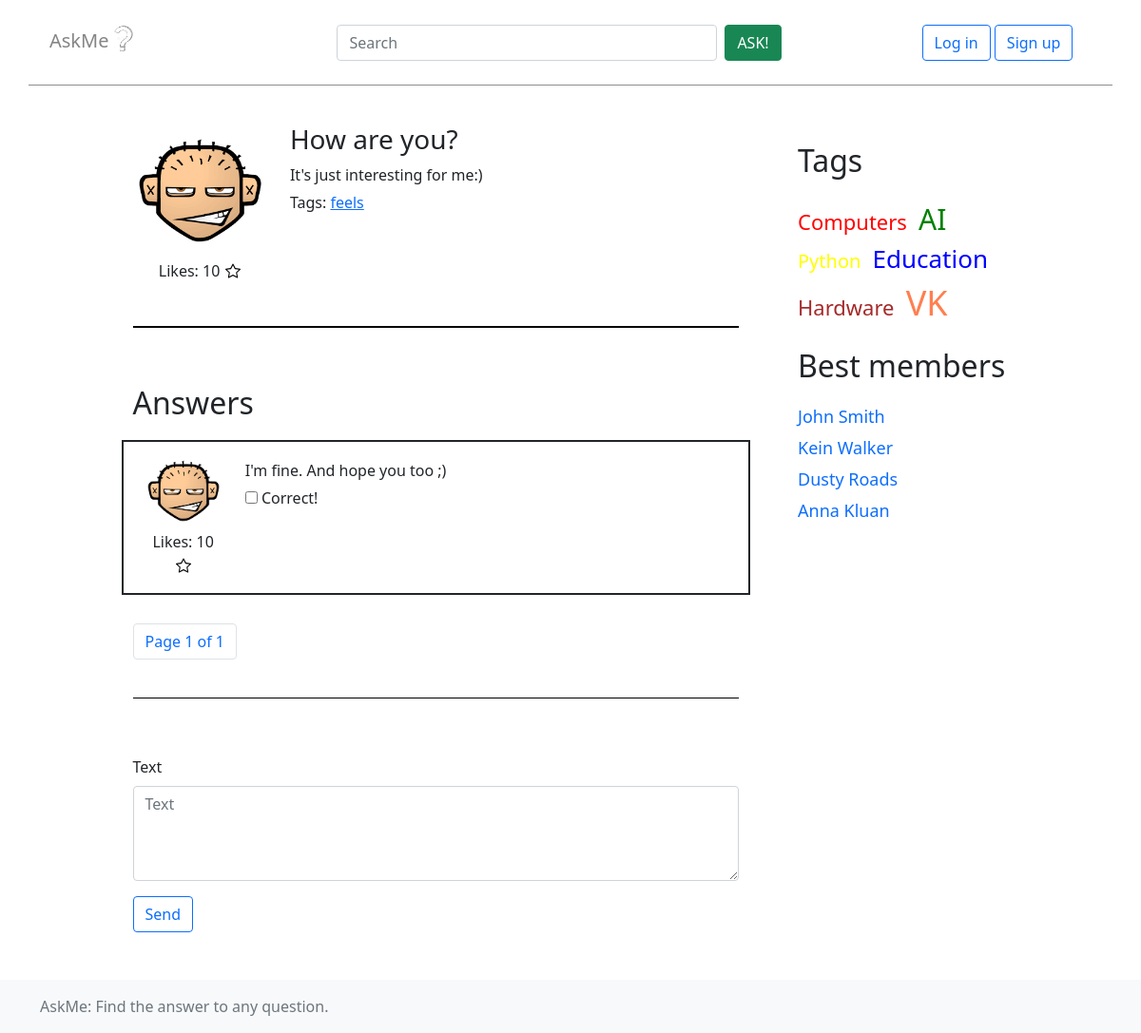
The page /question/20 on the database as committed earlier.
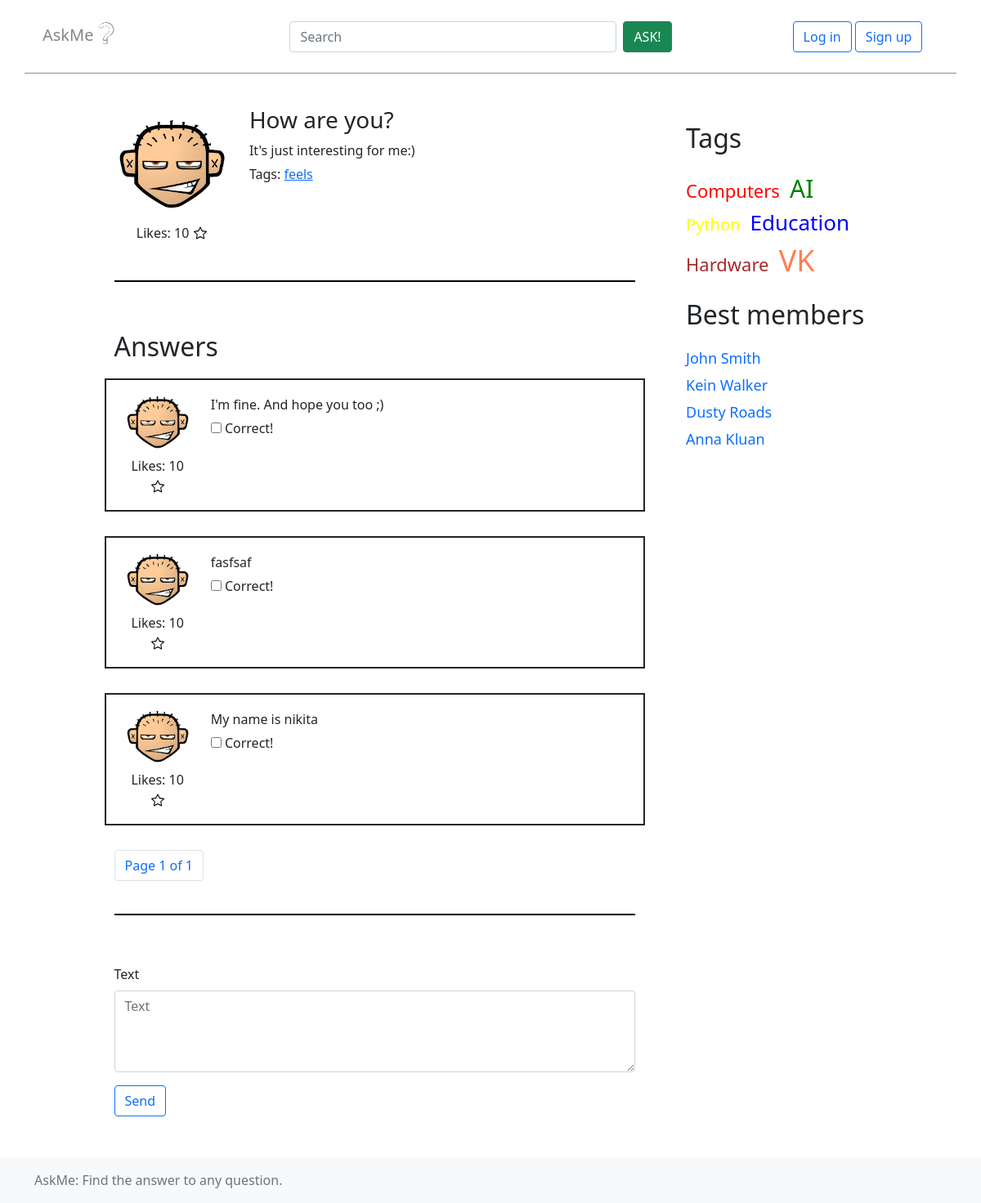
The same page on the database as committed later.
### app/models.py (models this page shows)
class Question(models.Model):
    title = models.CharField(max_length=50)
    text = models.TextField()
    pub_date = models.DateTimeField(auto_now_add=True)
    author = models.ForeignKey(User, null=True, on_delete=models.CASCADE)
    count_answers = models.IntegerField(default=0)
    m = QuestionManager()

class Tag(models.Model):
    name = models.CharField(max_length=50)
    questions = models.ManyToManyField('Question', related_name='tags')

class Answer(models.Model):
    text = models.TextField()
    pub_date = models.DateTimeField(auto_now_add=True)
    question = models.ForeignKey(Question, on_delete=models.CASCADE, related_name='answers', null=True)
    author = models.ForeignKey(User, on_delete=models.CASCADE, related_name='answers')

### app/views.py (the view)
# urls.py: path('question/<int:question_id>', views.question, name='question'),
def question(request, question_id):
    cur_question = Question.m.by_id(question_id)
    answers = cur_question.answers.all()
    pag_answers = paginate(answers, request)
    if request.method == 'GET':
        form = AnswerForm()
    if request.method == 'POST':
        form = AnswerForm(data=request.POST)
        if form.is_valid():
            ans = Answer(text=form.cleaned_data['text'], question=cur_question, author=request.user)
            ans.save()
            return redirect(reverse('question', args=[question_id]))
    return render(request, "question.html", {'question': cur_question, 'answers': pag_answers, 'form': form})

### app/forms.py
class AnswerForm(forms.Form):
    text = forms.CharField(widget=forms.Textarea)

### app/models.py (called while the page is built)
    def by_id(self, req_id):
        return self.get(id=req_id)

### app/views.py (called while the page is built)
def paginate(objects_list, request, per_page=5):
    paginator = Paginator(objects_list, per_page)
    page = request.GET.get('page')
    data = paginator.get_page(page)
    return data

### templates/question.html (shortened to what this page needs)
{% extends "base.html" %}
{% load static %}
{% load bootstrap4 %}
{% block content %}
    <div class="row">
          <div class="col-3">
              <img class="profile_photo" src="../static/img/photo.png" alt="">
              <div class="likes">Likes: 10
                <button class="btn btn-sm set-like">
                  <img src="../static/img/star.svg">
                </button>
              </div>
          </div>
          <div class="col-9">
              <h3>{{question.title}}</h3>
              <p class="question_text">{{question.text}}</p>
              <div>
                    Tags:
                  {% for tag in question.tags.all %}
                    <a href="{% url 'tag' tag.name %}" class="tags">{{ tag.name }}</a>
                  {% endfor %}
              </div>
          </div>
      </div>
      <div class="container line"></div>
    <h2>Answers</h2>
    {% for item in answers %}
        {% include "single_answer.html" %}
    {% endfor %}
    <nav>
        <ul class="pagination">
          <li class="page-item"><a class="page-link" href="#">
            Page {{answers.number}} of {{answers.paginator.num_pages}}
          </a></li>
        </ul>
      </nav>
    <div class="container line"></div>
    <form class="your-answer" novalidate method="post" action="{% url 'question' question.id %}">
        {% bootstrap_form form %}
        {% buttons %}
        <input type="submit" class="btn btn-outline-primary" value="Send"/>
        {% endbuttons %}
    </form>
{% endblock content %}

### templates/base.html (shortened to what this page needs)
<!doctype html>
<html lang="en" class="h-100">
  <head>
    <link href="../static/css/my.css" rel="stylesheet">
    <link href="../static/css/bootstrap.min.css" rel="stylesheet">
  </head>
  <body class="d-flex flex-column h-100">
    <header>
      <nav class="navbar navbar-expand-md fixed-top">
      </nav>
      <nav class="navbar navbar-expand-md fixed-top">
        <div class="container-fluid row">
            <div class="col-3 header_left">
             <a class="navbar-brand" href="{% url 'index' %}">
               AskMe
               <img class="logo_photo" src="../static/img/logo.jpg" alt="">
             </a>
          </div>
          <div class="col-6 header_center collapse navbar-collapse" id="navbarCollapse">
            <form class="d-flex">
              <input class="form-control me-2 search" type="search" placeholder="Search" aria-label="Search">
              <a href="{% url 'ask' %}"class="btn btn-success" type="submit">ASK!</a>
            </form>
          </div>
          {% if request.user.is_authenticated %}
          <div class="col-3 header_right">
            <div class="row">
              <div class="col-4">
                <img class="navbar_profile_photo" src="../static/img/photo.png" alt="">
              </div>
              <div class="col-8">
                  <h6 class="light">{{ request.user.username }}</h6>
                  <a href="{% url 'settings' %}" type="button" class="btn btn-sm btn-outline-primary">Settings</a>
                  <a href="{% url 'logout' %}" type="button" class="btn btn-sm btn-outline-primary">Log out</a>
              </div>
            </div>
          </div>
          {% else %}
          <div class="col-3 header_right">
            <div class="buttons">
              <a href="{% url 'login' %}" type="button" class="btn btn-outline-primary">Log in</a>
              <a href="{% url 'register' %}" type="button" class="btn btn-outline-primary">Sign up</a>
            </div>
          </div>
          {% endif %}
        </div>
      </nav>
    </header>
    <main class="flex-shrink-0">
      <div class="container">
        <div class="row">
          <div class="col-1"></div>
          <div class="col-7 left_block">
            {% block content %}
            {% endblock content %}
          </div>
          <div class="col-3 right_block">
            <div class="tags">
              <h2>Tags</h2>
              <a href="{% url 'tag' 'Computers' %}"><span class="tag" style="font-size: 22px; color: red">Computers</span></a>
              <a href="{% url 'tag' 'AI' %}"><span class="tag" style="font-size: 30px; color: green">AI</span></a>
              <a href="{% url 'tag' 'Python' %}"><span class="tag" style="font-size: 20px; color: yellow">Python</span></a>
              <a href="{% url 'tag' 'Education' %}"><span class="tag" style="font-size: 26px; color: blue">Education</span></a>
              <a href="{% url 'tag' 'Hardware' %}"><span class="tag" style="font-size: 22px; color: brown">Hardware</span></a>
              <a href="{% url 'tag' 'VK' %}"><span class="tag" style="font-size: 36px; color: coral">VK</span></a>
            </div>
            <div class="best-members">
              <h2>Best members</h2>
              <a href="#">John Smith</a>
              <a href="#">Kein Walker</a>
              <a href="#">Dusty Roads</a>
              <a href="#">Anna Kluan</a>
            </div>
          </div>
          <div class="col-1"></div>
        </div>
      </div>
    </main>
    <footer class="footer mt-auto py-3 bg-light">
      <div class="container">
        <span class="text-muted">AskMe: Find the answer to any question.</span>
      </div>
    </footer>
  </body>
</html>

### templates/single_answer.html (shortened to what this page needs)
<div>
      <div class="row question">
      <div class="col-2">
        <img class="profile_photo" src="../static/img/photo.png" alt="">
        <div class="likes">Likes: 10
            <button class="btn btn-sm set-like">
              <img src="../static/img/star.svg">
            </button>
        </div>
      </div>
      <div class="col-10">
        <p class="question_text">
            {{item.text}}
        </p>
          <input type="checkbox"/>
          <span>Correct!</span>
      </div>
    </div>
  </div>

### static/css/my.css (style rules this page uses)
main > .container { padding: 60px 15px 0; }
.profile_photo { width: 100%; }
.question { margin: 30px; padding: 10px; border: solid 2px; }
main { margin-top: 70px; margin-bottom: 50px; }
main .right_block { padding-left: 50px; }
body h2 { margin-bottom: 20px; margin-top: 20px; }
.question_text { margin-bottom: 5px; }
.likes { text-align: center; }
.header_center { justify-content: center; }
.header_center .search { width: 400px; }
header .header_left { padding-left: 40px; }
header .header_left > a { color: #858585; }
header .header_right { padding-left: 70px; }
header .header_right .buttons { text-align: center; }
header .navbar { height: 90px; }
.logo_photo { width: 20px; }
main .line { background-color: black; height: 1.5px; margin: 40px 0px 60px 0px; }
main .set-like { padding: 0px; margin-bottom: 9px; }
.right_block a { margin-right: 8px; text-decoration: none; }
.best-members a { font-size: 18px; text-display: none; display: block; margin-bottom: 6px; }
.your-answer { width: 100%; }
.your-answer textarea { width: 100%; height: 100px; margin-bottom: 10px; }

Rows that differ between the two databases and show on the page:
added Answer: text "fasfsaf"
added Answer: text "My name is nikita"
